Frame 1 (no input): blank canvas, image omitted
Frame 60 (no input): blank canvas, image omitted
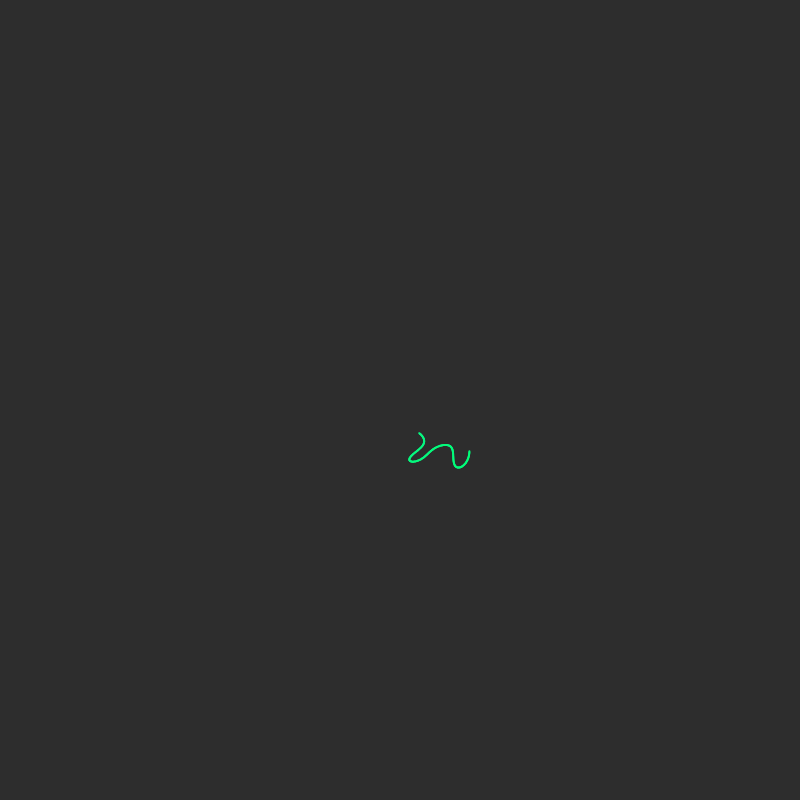
Frame 120 (the mouse pressed at the canvas centre since frame 60)

The p5.js sketch whose frames 1 and 60 were blank and that drew this single picture after the mouse press (run headless with seeded random() and noise() and a simulated clock; from frame 60 on, the mouse is pressed at the canvas centre):

// p5.js sketch
// ── sketch.js
var allWidth = 800;

var allHeight = 800;
var x, y;
var dt = 0.05;
var t = 0;
class ppint {
  constructor(x, y, r) {
    //坐标
    this.x = mouseX;
    this.y = mouseY;
    this.r = r;
  }

  show() {
    fill(167);
    noStroke();
    ellipse(this.x, this.y, this.r);
  }
}

function setup() {
  createCanvas(allWidth, allHeight);
  background(45);
  x = random(150, 350);
  y = random(150, 350);
}

function draw() {
  t += PI / 400;
  var l1 = getP1(t);
  var l2 = getP1(t + PI / 400);
  stroke((10 * t) % 255, (255 - 10 * t) % 255, (120 + 10 * t) % 255);
  strokeWeight(2);
  line(l1[0], l1[1], l2[0], l2[1]);
}

function getP1(t) {
  x =
    400 +
    (-((721 * sin(t)) / 4) +
      (196 / 3) * sin(2 * t) -
      (86 / 3) * sin(3 * t) -
      (131 / 2) * sin(4 * t) +
      (477 / 14) * sin(5 * t) +
      27 * sin(6 * t) -
      (29 / 2) * sin(7 * t) +
      (68 / 5) * sin(8 * t) +
      (1 / 10) * sin(9 * t) +
      (23 / 4) * sin(10 * t) -
      (19 / 2) * sin(12 * t) -
      (85 / 21) * sin(13 * t) +
      (2 / 3) * sin(14 * t) +
      (27 / 5) * sin(15 * t) +
      (7 / 4) * sin(16 * t) +
      (17 / 9) * sin(17 * t) -
      4 * sin(18 * t) -
      (1 / 2) * sin(19 * t) +
      (1 / 6) * sin(20 * t) +
      (6 / 7) * sin(21 * t) -
      (1 / 8) * sin(22 * t) +
      (1 / 3) * sin(23 * t) +
      (3 / 2) * sin(24 * t) +
      (13 / 5) * sin(25 * t) +
      sin(26 * t) -
      2 * sin(27 * t) +
      (3 / 5) * sin(28 * t) -
      (1 / 5) * sin(29 * t) +
      (1 / 5) * sin(30 * t) +
      (2337 * cos(t)) / 8 -
      (43 / 5) * cos(2 * t) +
      (322 / 5) * cos(3 * t) -
      (117 / 5) * cos(4 * t) -
      (26 / 5) * cos(5 * t) -
      (23 / 3) * cos(6 * t) +
      (143 / 4) * cos(7 * t) -
      (11 / 4) * cos(8 * t) -
      (31 / 3) * cos(9 * t) -
      (13 / 4) * cos(10 * t) -
      (9 / 2) * cos(11 * t) +
      (41 / 20) * cos(12 * t) +
      8 * cos(13 * t) +
      (2 / 3) * cos(14 * t) +
      6 * cos(15 * t) +
      (17 / 4) * cos(16 * t) -
      (3 / 2) * cos(17 * t) -
      (29 / 10) * cos(18 * t) +
      (11 / 6) * cos(19 * t) +
      (12 / 5) * cos(20 * t) +
      (3 / 2) * cos(21 * t) +
      (11 / 12) * cos(22 * t) -
      (4 / 5) * cos(23 * t) +
      cos(24 * t) +
      (17 / 8) * cos(25 * t) -
      (7 / 2) * cos(26 * t) -
      (5 / 6) * cos(27 * t) -
      (11 / 10) * cos(28 * t) +
      (1 / 2) * cos(29 * t) -
      (1 / 5) * cos(30 * t)) /
      5;
  y =
    400 -
    (-((637 * sin(t)) / 2) -
      (188 / 5) * sin(2 * t) -
      (11 / 7) * sin(3 * t) -
      (12 / 5) * sin(4 * t) +
      (11 / 3) * sin(5 * t) -
      (37 / 4) * sin(6 * t) +
      (8 / 3) * sin(7 * t) +
      (65 / 6) * sin(8 * t) -
      (32 / 5) * sin(9 * t) -
      (41 / 4) * sin(10 * t) -
      (38 / 3) * sin(11 * t) -
      (47 / 8) * sin(12 * t) +
      (5 / 4) * sin(13 * t) -
      (41 / 7) * sin(14 * t) -
      (7 / 3) * sin(15 * t) -
      (13 / 7) * sin(16 * t) +
      (17 / 4) * sin(17 * t) -
      (9 / 4) * sin(18 * t) +
      (8 / 9) * sin(19 * t) +
      (3 / 5) * sin(20 * t) -
      (2 / 5) * sin(21 * t) +
      (4 / 3) * sin(22 * t) +
      (1 / 3) * sin(23 * t) +
      (3 / 5) * sin(24 * t) -
      (3 / 5) * sin(25 * t) +
      (6 / 5) * sin(26 * t) -
      (1 / 5) * sin(27 * t) +
      (10 / 9) * sin(28 * t) +
      (1 / 3) * sin(29 * t) -
      (3 / 4) * sin(30 * t) -
      (125 * cos(t)) / 2 -
      (521 / 9) * cos(2 * t) -
      (359 / 3) * cos(3 * t) +
      (47 / 3) * cos(4 * t) -
      (33 / 2) * cos(5 * t) -
      (5 / 4) * cos(6 * t) +
      (31 / 8) * cos(7 * t) +
      (9 / 10) * cos(8 * t) -
      (119 / 4) * cos(9 * t) -
      (17 / 2) * cos(10 * t) +
      (22 / 3) * cos(11 * t) +
      (15 / 4) * cos(12 * t) -
      (5 / 2) * cos(13 * t) +
      (19 / 6) * cos(14 * t) +
      (7 / 4) * cos(15 * t) +
      (31 / 4) * cos(16 * t) -
      cos(17 * t) +
      (11 / 10) * cos(18 * t) -
      (2 / 3) * cos(19 * t) +
      (13 / 3) * cos(20 * t) -
      (5 / 4) * cos(21 * t) +
      (2 / 3) * cos(22 * t) +
      (1 / 4) * cos(23 * t) +
      (5 / 6) * cos(24 * t) +
      (3 / 4) * cos(26 * t) -
      (1 / 2) * cos(27 * t) -
      (1 / 10) * cos(28 * t) -
      (1 / 3) * cos(29 * t) -
      (1 / 19) * cos(30 * t)) /
      5;

  var loc = new Array(x, y);
  return loc;
}

function getP2(t) {
  var x = 350 + 100 * sin(3 * t) * cos(cos(10 * t));
  var y = 350 + 100 * sin(2 * t) * sin(cos(10 * t));
  var loc = new Array(x, y);
  return loc;
}
